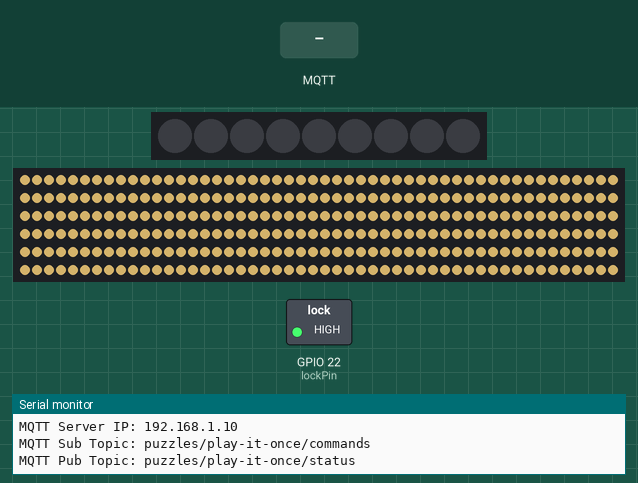
The sketch below on a simulated ESP32. Shown: 9 RGB LEDs in strip order, left to right, 300 RGB LEDs in strip order, left to right, continuing on the next row, switched loads named in the sketch (green lamp = pin HIGH), the last lines printed to the serial monitor. The inputs (shaded band) are chosen by the test bench. Dim RGB values are drawn brighter than linear; WiFi joins after 1.5 s; servers stay silent unless stated; random numbers use the default seed unless the sketch sets one; no MQTT or app messages arrive unless stated.

Above: at 2.7 s.
2.8 s: MQTT message "solved" arrives on the first subscribed topic
At 3.57 s:
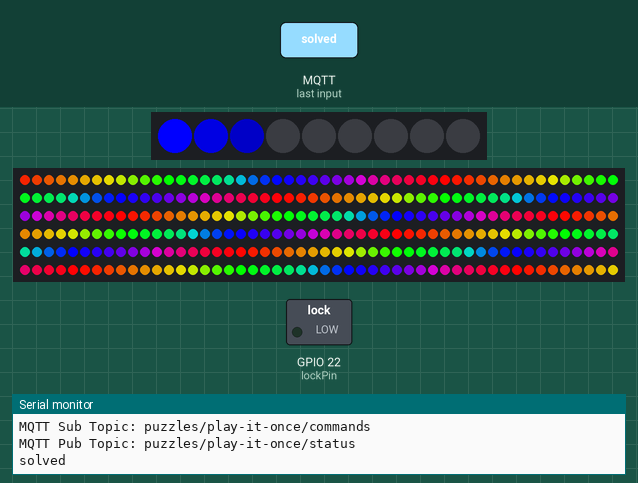
5.2 s: MQTT message "reset" arrives on the first subscribed topic
At 5.39 s:
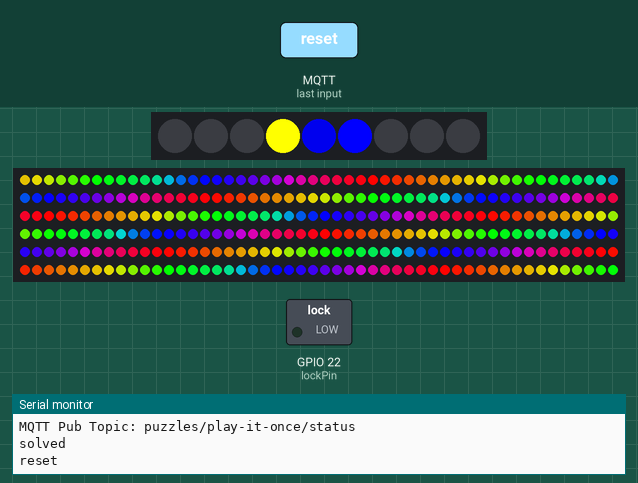
6.9 s: MQTT message "brightness:" arrives on the first subscribed topic
At 7.6 s:
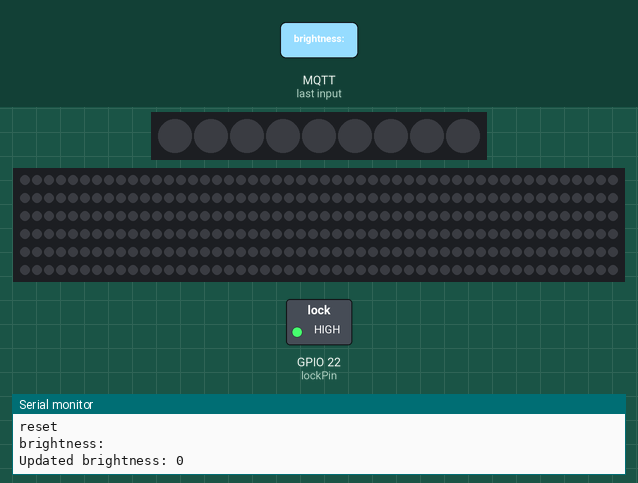
8.4 s: MQTT message "solved" arrives on the first subscribed topic
At 11.07 s:
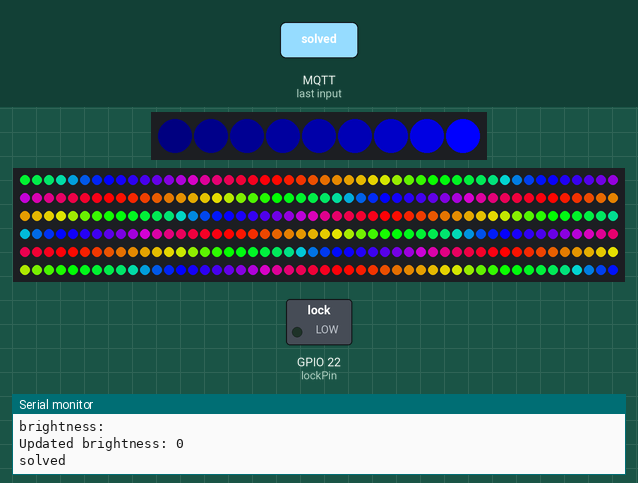
Timing chart, 0 to 12.4 s (numbered marks = the images above; inputs shaded):
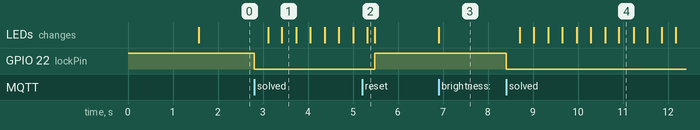

Measured:
- after the input at 2.8 s, GPIO 22 (lockPin): HIGH → LOW at once; the LEDs: first change after 0.31 s (image 1 shows a later state)
- after the input at 5.2 s, GPIO 22 (lockPin): LOW → HIGH after 0.28 s
- after the input at 6.9 s, the LEDs: change at once (image 3)
- after the input at 8.4 s, GPIO 22 (lockPin): HIGH → LOW at once; the LEDs: first change after 0.31 s (image 4 shows a later state)

The sketch:

PlayItOnceESP32.ino
```cpp
#include <WiFiManager.h>
#include <PubSubClient.h>
#include <FastLED.h>
#include "pitches.h"

const char* AP_NAME             = "Play It Once Setup";                 // Access point name
const char* DEFAULT_SERVER      = "192.168.1.10";                       // MQTT server name
const char* DEFAULT_SUB_TOPIC   = "puzzles/play-it-once/commands";      // MQTT sub topic
const char* DEFAULT_PUB_TOPIC   = "puzzles/play-it-once/status";        // MQTT pub topic

WiFiClient espClient;
PubSubClient client(espClient);

char mqtt_server[40];
char mqtt_sub_topic[100];
char mqtt_pub_topic[100];

const byte numSteps = 9;
const byte melody[numSteps] = {50, 55, 58, 57, 55, 62, 61, 58, 55};
const byte lockPin = 22;
const byte audioOutPin = 23;
int currentStep = 0;
static uint8_t gHue = 0;
uint8_t ledStripBrightness = 128;

String clientId = "play-it-once-" + String(ESP.getChipRevision()) + "-" + String(random(0xffff), HEX);

#define LEDS_PIN 2
CRGB leds[numSteps];
#define LED_STRIP_PIN 18
CRGB ledStrip[300];
enum PuzzleState { Initialising, Running, Solved };
PuzzleState puzzleState = Initialising;

String serialBuffer = "";

void callback(char* topic, byte* payload, unsigned int length) {
  String message;
  for (unsigned int i = 0; i < length; i++) message += (char)payload[i];
  Serial.println(message);
  if (message == "solved") onSolve();
  else if (message == "reset") onReset();
  else if (message.startsWith("brightness:")) {
    int value = message.substring(11).toInt();
    value = constrain(value, 0, 100);
    ledStripBrightness = map(value, 0, 10, 0, 255);
    Serial.print("Updated brightness: ");
    Serial.println(ledStripBrightness);
  }
}

void onSolve() {
  digitalWrite(lockPin, LOW);
  puzzleState = Solved;
  delay(100);
  noTone(audioOutPin);
}

void onReset() {
  noTone(audioOutPin);
  for (int i = 0; i < numSteps; i++) {
    leds[i] = CRGB::Yellow;
    FastLED.show();
    delay(20);
    leds[i] = CRGB::Black;
  }
  FastLED.clear();
  digitalWrite(lockPin, HIGH);
  puzzleState = Running;
  currentStep = 0;
}

void processMidiCommand(const String &cmd) {
  int c1 = cmd.indexOf(','), c2 = cmd.indexOf(',', c1 + 1), c3 = cmd.indexOf(',', c2 + 1);
  if (c1 < 0 || c2 < 0 || c3 < 0) return;
  String type = cmd.substring(0, c1);
  byte pitch = cmd.substring(c2 + 1, c3).toInt();
  if (type == "NOTE_ON") {
    tone(audioOutPin, sNotePitches[pitch]);
    if (puzzleState == Running) {
      if (pitch == melody[currentStep]) {
        currentStep++;
        if (currentStep == numSteps) {
          onSolve();
          client.publish(mqtt_pub_topic, "solved");
          currentStep = 0;
        }
      } else {
        for (int i = currentStep; i < numSteps; i++) {
          leds[i] = CRGB::Red;
          FastLED.show();
          delay(20);
        }
        FastLED.clear();
        currentStep = 0;
      }
    }
  } else if (type == "NOTE_OFF") {
    noTone(audioOutPin);
  }
}

void updateDisplay() {
  switch (puzzleState) {
    case Running:
      for (int i = 0; i < numSteps; i++) {
        leds[i] = (i < currentStep ? CRGB::Green : CRGB::Black);
      }

      for (int i = 0; i < 300; i++) {
        ledStripBrightness = constrain(ledStripBrightness, 0, 255);
        ledStrip[i] = CRGB(ledStripBrightness, ledStripBrightness * 0.85, ledStripBrightness * 0.5);  // warm white/yellow
      }
      break;

    case Solved:
      fadeToBlackBy(leds, numSteps, 20);
      {
        uint16_t pos = beatsin16(12, 0, numSteps - 1);
        leds[pos] = CRGB::Blue;
      }
      fill_rainbow(ledStrip, 300, gHue, 7);
      gHue++;
      FastLED.delay(30);
      break;
  }
  FastLED.show();
}

void setupNetworking() {
  WiFiManager wm;
  wm.setConfigPortalTimeout(180);

  WiFiManagerParameter custom_mqtt_server("server", "MQTT Server IP", DEFAULT_SERVER, 40);
  WiFiManagerParameter custom_sub_topic("sub", "MQTT Sub Topic", DEFAULT_SUB_TOPIC, 100);
  WiFiManagerParameter custom_pub_topic("pub", "MQTT Pub Topic", DEFAULT_PUB_TOPIC, 100);
  wm.addParameter(&custom_mqtt_server);
  wm.addParameter(&custom_sub_topic);
  wm.addParameter(&custom_pub_topic);

  bool res = wm.startConfigPortal(AP_NAME);
  String mqttServer;
  String mqttSub;
  String mqttPub;

  if (res) {
    Serial.println("Connected to Network");

    mqttServer = custom_mqtt_server.getValue();
    mqttSub = custom_sub_topic.getValue();
    mqttPub = custom_pub_topic.getValue();

    Serial.print("MQTT Server IP: ");
    Serial.println(mqttServer);
    Serial.print("MQTT Sub Topic: ");
    Serial.println(mqttSub);
    Serial.print("MQTT Pub Topic: ");
    Serial.println(mqttPub);
  }
  else {
    Serial.println("Config Portal Timeout");
    Serial.println("Restarting...");
    ESP.restart();
  }

  mqttServer.toCharArray(mqtt_server, sizeof(mqtt_server));
  mqttSub.toCharArray(mqtt_sub_topic, sizeof(mqtt_sub_topic));
  mqttPub.toCharArray(mqtt_pub_topic, sizeof(mqtt_pub_topic));

  client.setServer(mqtt_server, 1883);
  client.setCallback(callback);
  client.connect(clientId.c_str(), NULL, NULL, NULL, 0, false, NULL, true);
  client.subscribe(mqtt_sub_topic);
}

void setup() {
  Serial.begin(115200);
  Serial2.begin(115200, SERIAL_8N1, 16, 17);

  FastLED.addLeds<WS2812B, LEDS_PIN, GRB>(leds, numSteps);
  FastLED.addLeds<WS2812B, LED_STRIP_PIN, GRB>(ledStrip, 300);
  pinMode(lockPin, OUTPUT);
  digitalWrite(lockPin, HIGH);
  puzzleState = Running;

  setupNetworking();
}

void loop() {
  if (!client.connected()) {
    Serial.println("MQTT: Trying to connect...");
    client.connect(clientId.c_str(), NULL, NULL, NULL, 0, false, NULL, true);
    client.subscribe(mqtt_sub_topic);
  }
  client.loop();

  while (Serial2.available()) {
    char ch = (char)Serial2.read();
    if (ch == '\n') {
      processMidiCommand(serialBuffer);
      serialBuffer = "";
    } else serialBuffer += ch;
  }

  updateDisplay();
}
```

noteList.cpp
```cpp
// (licence header left out)
#include "noteList.h"
```

noteList.h
```cpp
// (licence header left out)
#pragma once

#include <inttypes.h>

typedef uint8_t byte;

// -----------------------------------------------------------------------------

struct MidiNote
{
    inline MidiNote();
    inline MidiNote(byte inPitch, byte inVelocity);
    inline MidiNote(const MidiNote& inOther);
    inline MidiNote& operator= (const MidiNote& inOther);

    byte pitch;
    byte velocity;
};

// -----------------------------------------------------------------------------

template<byte Size>
class MidiNoteList
{
private:
    struct Cell
    {
        inline Cell();
        inline Cell(const Cell& inOther);
        inline Cell& operator= (const Cell& inOther);

        MidiNote note;
        bool active;
        Cell* next;
        Cell* prev;
    };

public:
    inline  MidiNoteList();
    inline ~MidiNoteList();

public:
    inline void add(const MidiNote& inNote);
    inline void remove(byte inPitch);

public:
    inline bool get(byte inIndex, byte& outPitch) const;
    inline bool getLast(byte& outPitch) const;
    inline bool getHigh(byte& outPitch) const;
    inline bool getLow(byte& outPitch) const;

public:
    inline bool empty() const;
    inline byte size() const;

private:
    inline Cell* getFirstEmptyCell();
    inline void print() const;

private:
    Cell mArray[Size];
    Cell* mHead;
    Cell* mTail;
    byte mSize;
};

// ########################################################################## //
// Inline implementation

inline MidiNote::MidiNote()
    : pitch(0)
    , velocity(0)
{
}

inline MidiNote::MidiNote(byte inPitch, byte inVelocity)
    : pitch(inPitch)
    , velocity(inVelocity)
{
}

inline MidiNote::MidiNote(const MidiNote& inOther)
    : pitch(inOther.pitch)
    , velocity(inOther.velocity)
{
}

inline MidiNote& MidiNote::operator= (const MidiNote& inOther)
{
    pitch    = inOther.pitch;
    velocity = inOther.velocity;
    return *this;
}

// ########################################################################## //

template<byte Size>
inline MidiNoteList<Size>::Cell::Cell()
    : note()
    , active(false)
    , next(0)
    , prev(0)
{
}

template<byte Size>
inline MidiNoteList<Size>::Cell::Cell(const Cell& inOther)
    : note(inOther.note)
    , active(inOther.active)
    , next(inOther.next)
    , prev(inOther.prev)
{
}

template<byte Size>
inline typename MidiNoteList<Size>::Cell& MidiNoteList<Size>::Cell::operator= (const Cell& inOther)
{
    note = inOther.note;
    active = inOther.active;
    next = inOther.next;
    prev = inOther.prev;
    return *this;
}

// ########################################################################## //

template<byte Size>
inline MidiNoteList<Size>::MidiNoteList()
{
}

template<byte Size>
inline MidiNoteList<Size>::~MidiNoteList()
{
}

// -----------------------------------------------------------------------------

/*! \brief Add a note, sorting it by time.
 Call this when receiving a NoteOn event. This will add the new note as the tail
 of the list.
 */
template<byte Size>
inline void MidiNoteList<Size>::add(const MidiNote& inNote)
{
    if (mHead == 0)
    {
        mArray[0].note   = inNote;
        mArray[0].active = true;
        mArray[0].next   = 0;
        mArray[0].prev   = 0;
        mHead = mArray;
        mTail = mArray;
    }
    else
    {
        // Find the first inactive cell, and use it as tail.
        Cell* const oldTail = mTail;
        Cell* const newTail = getFirstEmptyCell();

        newTail->active = true;
        newTail->note = inNote;

        oldTail->next = newTail;
        newTail->prev = oldTail;
        newTail->next = 0;
        mTail = newTail;
    }
    mSize++;
    print();
}

/*! \brief Remove a note
 Call this when receiving a NoteOff event.
 */
template<byte Size>
inline void MidiNoteList<Size>::remove(byte inPitch)
{
    if (mTail != 0)
    {
        for (Cell* it = mTail; it != 0; it = it->prev)
        {
            if (it->note.pitch == inPitch)
            {
                Cell* const prev = it->prev;
                Cell* const next = it->next;

                it->active = false;
                it->next = 0;
                it->prev = 0;

                // Reconnect both ends
                if (it == mHead)
                {
                    //AVR_ASSERT(prev == 0);
                    mHead = next;
                }
                else
                {
                    //AVR_ASSERT(prev != 0);
                    prev->next = next;
                }

                if (it == mTail)
                {
                    //AVR_ASSERT(next == 0);
                    mTail = prev;
                }
                else
                {
                    //AVR_ASSERT(next != 0);
                    next->prev = prev;
                }

                mSize--;
                break;
            }
        }
    }
    print();
}

// -----------------------------------------------------------------------------

/*! \brief Get a note at an arbitrary position
 This can be interesting for duo/multi/polyphony operations.
 */
template<byte Size>
inline bool MidiNoteList<Size>::get(byte inIndex, byte& outPitch) const
{
    if (mTail)
    {
        const Cell* it = mTail;
        for (byte i = 0; i < inIndex; ++i)
        {
            if (it->prev)
            {
                it = it->prev;
            }
        }

        print();
        //AVR_LOG("Index " << inIndex << ": " << it->note.pitch);

        outPitch = it->note.pitch;
        return true;
    }
    return false;
}

/*! \brief Get the last active note played
 This implements the Mono Last playing mode.
 */
template<byte Size>
inline bool MidiNoteList<Size>::getLast(byte& outPitch) const
{
    if (!mTail)
    {
        return false;
    }

    outPitch = mTail->note.pitch;
    return true;
}

/*! \brief Get the highest pitched active note
 This implements the Mono High playing mode.
 */
template<byte Size>
inline bool MidiNoteList<Size>::getHigh(byte& outPitch) const
{
    if (!mTail)
    {
        return false;
    }

    outPitch = 0;
    const Cell* it = mTail;
    for (byte i = 0; i < mSize; ++i)
    {
        if (it->note.pitch > outPitch)
        {
            outPitch = it->note.pitch;
        }

        if (it->prev)
        {
            it = it->prev;
        }
    }
    return true;
}

/*! \brief Get the lowest pitched active note
 This implements the Mono Low playing mode.
 */
template<byte Size>
inline bool MidiNoteList<Size>::getLow(byte& outPitch) const
{
    if (!mTail)
    {
        return false;
    }

    outPitch = 0xff;
    const Cell* it = mTail;
    for (byte i = 0; i < mSize; ++i)
    {
        if (it->note.pitch < outPitch)
        {
            outPitch = it->note.pitch;
        }

        if (it->prev)
        {
            it = it->prev;
        }
    }
    return true;
}

// -----------------------------------------------------------------------------

template<byte Size>
inline bool MidiNoteList<Size>::empty() const
{
    return mSize == 0;
}

/*! \brief Get the number of active notes.
 */
template<byte Size>
inline byte MidiNoteList<Size>::size() const
{
    return mSize;
}

// -----------------------------------------------------------------------------
// Private implementations, for internal use only.

template<byte Size>
inline typename MidiNoteList<Size>::Cell* MidiNoteList<Size>::getFirstEmptyCell()
{
    for (byte i = 0; i < Size; ++i)
    {
        if (mArray[i].active == false)
        {
            return mArray + i;
        }
    }
    return 0;
}

template<byte Size>
inline void MidiNoteList<Size>::print() const
{
//#ifndef NDEBUG
//    AVR_DBG("Note List: [ ");
//    if (mHead)
//    {
//        for (const Cell* it = mHead; it != 0; it = it->next)
//        {
//            AVR_DBG(it->note.pitch);
//            if (it->next)
//                AVR_DBG(" -> ");
//        }
//    }
//    AVR_LOG(" ]");
//#endif
}
```

pitches.h
```cpp
/*************************************************
 * Public Constants
 *************************************************/
#include <inttypes.h>

#define NOTE_B0  31
#define NOTE_C1  33
#define NOTE_CS1 35
#define NOTE_D1  37
#define NOTE_DS1 39
#define NOTE_E1  41
#define NOTE_F1  44
#define NOTE_FS1 46
#define NOTE_G1  49
#define NOTE_GS1 52
#define NOTE_A1  55
#define NOTE_AS1 58
#define NOTE_B1  62
#define NOTE_C2  65
#define NOTE_CS2 69
#define NOTE_D2  73
#define NOTE_DS2 78
#define NOTE_E2  82
#define NOTE_F2  87
#define NOTE_FS2 93
#define NOTE_G2  98
#define NOTE_GS2 104
#define NOTE_A2  110
#define NOTE_AS2 117
#define NOTE_B2  123
#define NOTE_C3  131
#define NOTE_CS3 139
#define NOTE_D3  147
#define NOTE_DS3 156
#define NOTE_E3  165
#define NOTE_F3  175
#define NOTE_FS3 185
#define NOTE_G3  196
#define NOTE_GS3 208
#define NOTE_A3  220
#define NOTE_AS3 233
#define NOTE_B3  247
#define NOTE_C4  262
#define NOTE_CS4 277
#define NOTE_D4  294
#define NOTE_DS4 311
#define NOTE_E4  330
#define NOTE_F4  349
#define NOTE_FS4 370
#define NOTE_G4  392
#define NOTE_GS4 415
#define NOTE_A4  440
#define NOTE_AS4 466
#define NOTE_B4  494
#define NOTE_C5  523
#define NOTE_CS5 554
#define NOTE_D5  587
#define NOTE_DS5 622
#define NOTE_E5  659
#define NOTE_F5  698
#define NOTE_FS5 740
#define NOTE_G5  784
#define NOTE_GS5 831
#define NOTE_A5  880
#define NOTE_AS5 932
#define NOTE_B5  988
#define NOTE_C6  1047
#define NOTE_CS6 1109
#define NOTE_D6  1175
#define NOTE_DS6 1245
#define NOTE_E6  1319
#define NOTE_F6  1397
#define NOTE_FS6 1480
#define NOTE_G6  1568
#define NOTE_GS6 1661
#define NOTE_A6  1760
#define NOTE_AS6 1865
#define NOTE_B6  1976
#define NOTE_C7  2093
#define NOTE_CS7 2217
#define NOTE_D7  2349
#define NOTE_DS7 2489
#define NOTE_E7  2637
#define NOTE_F7  2794
#define NOTE_FS7 2960
#define NOTE_G7  3136
#define NOTE_GS7 3322
#define NOTE_A7  3520
#define NOTE_AS7 3729
#define NOTE_B7  3951
#define NOTE_C8  4186
#define NOTE_CS8 4435
#define NOTE_D8  4699
#define NOTE_DS8 4978

static const uint16_t sNotePitches[] = {
    NOTE_B0, NOTE_C1, NOTE_CS1, NOTE_D1, NOTE_DS1, NOTE_E1, NOTE_F1, NOTE_FS1,
    NOTE_G1, NOTE_GS1, NOTE_A1, NOTE_AS1, NOTE_B1, NOTE_C2, NOTE_CS2, NOTE_D2,
    NOTE_DS2, NOTE_E2, NOTE_F2, NOTE_FS2, NOTE_G2, NOTE_GS2, NOTE_A2, NOTE_AS2,
    NOTE_B2, NOTE_C3, NOTE_CS3, NOTE_D3, NOTE_DS3, NOTE_E3, NOTE_F3, NOTE_FS3,
    NOTE_G3, NOTE_GS3, NOTE_A3, NOTE_AS3, NOTE_B3, NOTE_C4, NOTE_CS4, NOTE_D4,
    NOTE_DS4, NOTE_E4, NOTE_F4, NOTE_FS4, NOTE_G4, NOTE_GS4, NOTE_A4, NOTE_AS4,
    NOTE_B4, NOTE_C5, NOTE_CS5, NOTE_D5, NOTE_DS5, NOTE_E5, NOTE_F5, NOTE_FS5,
    NOTE_G5, NOTE_GS5, NOTE_A5, NOTE_AS5, NOTE_B5, NOTE_C6, NOTE_CS6, NOTE_D6,
    NOTE_DS6, NOTE_E6, NOTE_F6, NOTE_FS6, NOTE_G6, NOTE_GS6, NOTE_A6, NOTE_AS6,
    NOTE_B6, NOTE_C7, NOTE_CS7, NOTE_D7, NOTE_DS7, NOTE_E7, NOTE_F7, NOTE_FS7,
    NOTE_G7, NOTE_GS7, NOTE_A7, NOTE_AS7, NOTE_B7, NOTE_C8, NOTE_CS8, NOTE_D8, NOTE_DS8,
};
```
